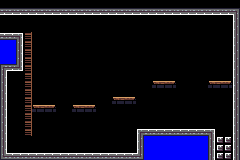

The image is a tile-based game level rendered from a .tmx file. Its description and complete source (layers, tilesets, objects, tile grids) follow:
An orthogonal 30x20 tile map with 8x8 px tiles, 1 tile layer (Tile Layer 1), 2 tilesets.

<map version="1.0" tiledversion="1.1.6" orientation="orthogonal" renderorder="right-down" width="30" height="20" tilewidth="8" tileheight="8" infinite="0" nextobjectid="1">
 <tileset firstgid="1" name="Sprites" tilewidth="8" tileheight="8" tilecount="1024" columns="32">
  <image source="../Sprites/Sprites.png" width="256" height="256" />
  <tile id="28">
   <animation>
    <frame tileid="30" duration="500" />
    <frame tileid="29" duration="500" />
    <frame tileid="30" duration="500" />
    <frame tileid="31" duration="500" />
   </animation>
  </tile>
  <tile id="36">
   <animation>
    <frame tileid="33" duration="450" />
    <frame tileid="34" duration="450" />
    <frame tileid="35" duration="450" />
   </animation>
  </tile>
  <tile id="87">
   <animation>
    <frame tileid="84" duration="300" />
    <frame tileid="85" duration="300" />
    <frame tileid="86" duration="300" />
   </animation>
  </tile>
 </tileset>
 <tileset firstgid="1025" name="Sprites" tilewidth="8" tileheight="8" tilecount="1024" columns="32">
  <image source="../Sprites/Sprites.png" width="256" height="256" />
  <tile id="36">
   <animation>
    <frame tileid="33" duration="450" />
    <frame tileid="34" duration="450" />
    <frame tileid="35" duration="450" />
   </animation>
  </tile>
  <tile id="87">
   <animation>
    <frame tileid="84" duration="300" />
    <frame tileid="85" duration="300" />
    <frame tileid="86" duration="300" />
   </animation>
  </tile>
 </tileset>
 <layer name="Tile Layer 1" width="30" height="20">
  <data encoding="csv">
0,0,0,0,0,0,0,0,0,0,0,0,0,0,0,0,0,0,0,0,0,0,0,0,0,0,0,0,0,0,
162,162,162,162,162,162,162,162,162,162,162,162,162,162,162,162,162,162,162,162,162,162,162,162,162,162,162,162,162,133,
0,0,0,0,0,0,0,0,0,0,0,0,0,0,0,0,0,0,0,0,0,0,0,0,0,0,0,0,0,129,
0,0,0,0,0,0,0,0,0,0,0,0,0,0,0,0,0,0,0,0,0,0,0,0,0,0,0,0,0,129,
98,98,99,33,0,0,0,0,0,0,0,0,0,0,0,0,0,0,0,0,0,0,0,0,0,0,0,0,0,129,
167,167,131,33,0,0,0,0,0,0,0,0,0,0,0,0,0,0,0,0,0,0,0,0,0,0,0,0,0,129,
167,167,131,33,0,0,0,0,0,0,0,0,0,0,0,0,0,0,0,0,0,0,0,0,0,0,0,0,0,129,
167,167,131,33,0,0,0,0,0,0,0,0,0,0,0,0,0,0,0,0,0,0,0,0,0,0,0,0,0,129,
132,162,163,33,0,0,0,0,0,0,0,0,0,0,0,0,0,0,0,0,0,0,0,0,0,0,0,0,0,129,
131,0,0,33,0,0,0,0,0,0,0,0,0,0,0,0,0,0,0,0,0,0,0,0,0,0,0,0,0,129,
131,0,0,33,0,0,0,0,0,0,0,0,0,0,0,0,0,0,0,73,74,75,0,0,0,0,73,74,75,129,
131,0,0,33,0,0,0,0,0,0,0,0,0,0,0,0,0,0,0,0,0,0,0,0,0,0,0,0,0,129,
131,0,0,33,0,0,0,0,0,0,0,0,0,0,73,74,75,0,0,0,0,0,0,0,0,0,0,0,0,129,
131,0,0,33,73,74,75,0,0,73,74,75,0,0,0,0,0,0,0,0,0,0,0,0,0,0,0,0,0,129,
131,0,0,33,0,0,0,0,0,0,0,0,0,0,0,0,0,0,0,0,0,0,0,0,0,0,0,0,0,129,
131,0,0,33,0,0,0,0,0,0,0,0,0,0,0,0,0,0,0,0,0,0,0,0,0,0,0,0,0,129,
131,0,0,33,0,0,0,0,0,0,0,0,0,0,0,0,29,97,98,98,98,98,98,98,98,98,99,0,0,129,
131,0,0,0,0,0,0,0,0,0,0,0,0,0,0,0,0,129,167,167,167,167,167,167,167,167,131,65,65,129,
131,0,0,0,0,0,0,0,0,0,0,0,0,0,0,0,0,129,167,167,167,167,167,167,167,167,131,65,65,129,
164,98,98,98,98,98,98,98,98,98,98,98,98,98,98,98,98,165,167,167,167,167,167,167,167,167,131,65,65,129
</data>
 </layer>
</map>
